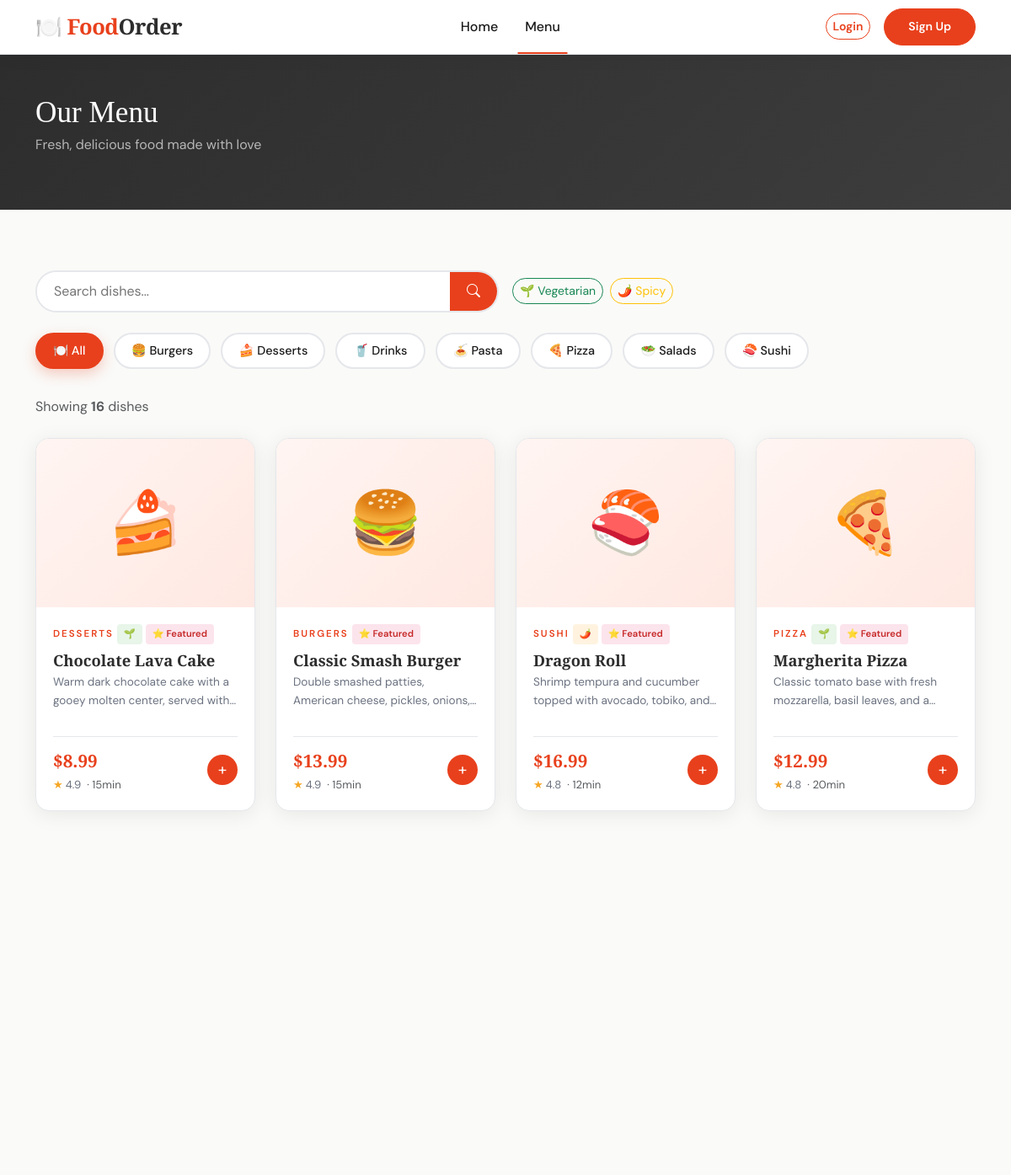
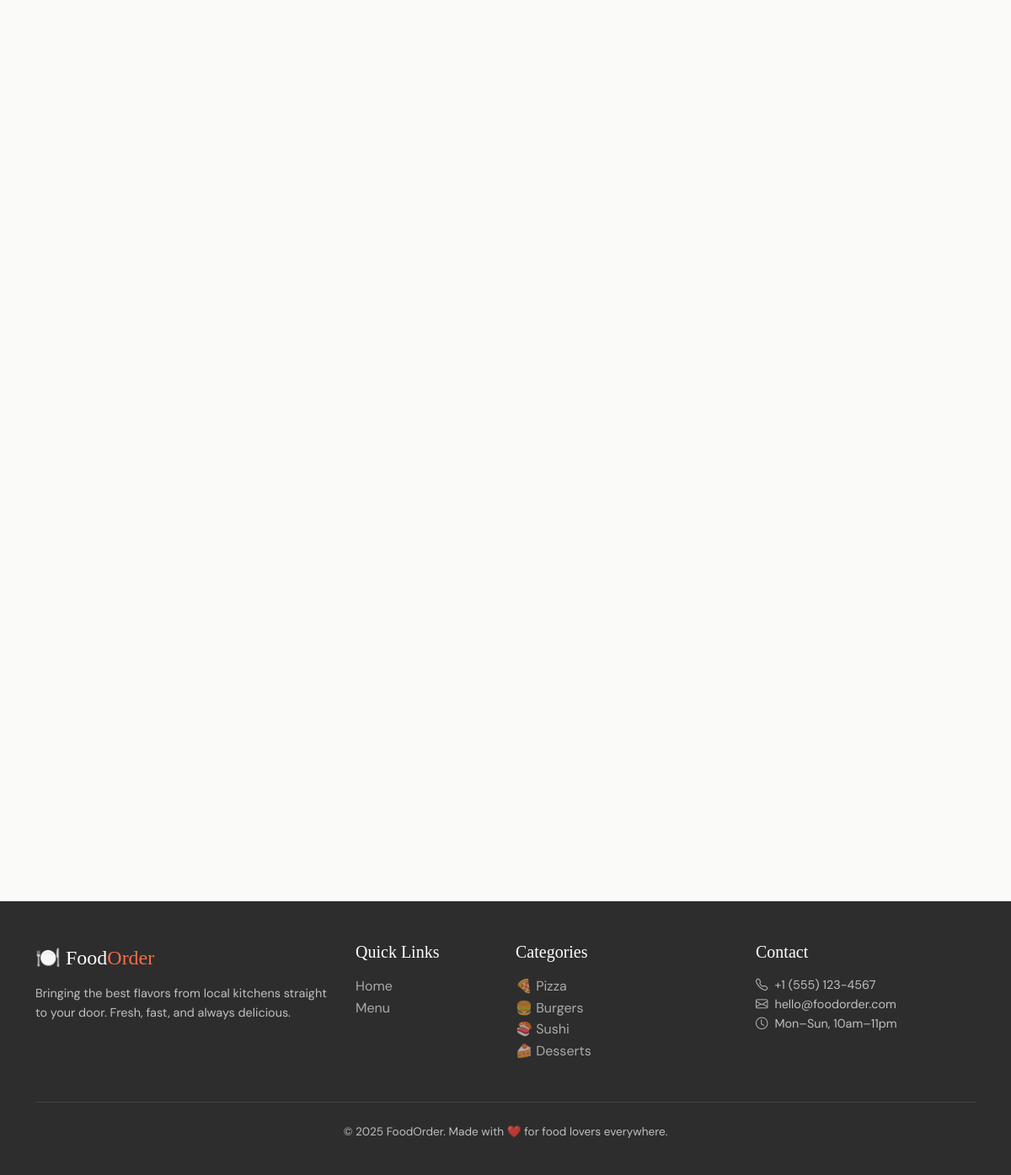
The app's page /menu/ with its own data (2 pictures, top to bottom).
### restaurant/models.py (models this page shows, shortened)
class Category(models.Model):
    name = models.CharField(max_length=100)
    slug = models.SlugField(unique=True)
    icon = models.CharField(max_length=50, default='🍽️')
    description = models.TextField(blank=True)
    created_at = models.DateTimeField(auto_now_add=True)
    class Meta:
        verbose_name_plural = 'Categories'
        ordering = ['name']

class MenuItem(models.Model):
    category = models.ForeignKey(Category, on_delete=models.CASCADE, related_name='items')
    name = models.CharField(max_length=200)
    description = models.TextField()
    price = models.DecimalField(max_digits=8, decimal_places=2)
    image = models.ImageField(upload_to='menu_items/', blank=True, null=True)
    is_available = models.BooleanField(default=True)
    is_featured = models.BooleanField(default=False)
    is_vegetarian = models.BooleanField(default=False)
    is_spicy = models.BooleanField(default=False)
    preparation_time = models.IntegerField(default=15, help_text='Time in minutes')
    rating = models.DecimalField(max_digits=3, decimal_places=1, default=4.0)
    total_orders = models.IntegerField(default=0)
    created_at = models.DateTimeField(auto_now_add=True)
    updated_at = models.DateTimeField(auto_now=True)
    class Meta:
        ordering = ['-is_featured', 'name']

### restaurant/views.py (the view)
# urls.py: path('menu/', views.menu, name='menu'),
def menu(request):
    categories = Category.objects.all()
    category_slug = request.GET.get('category')
    search_query = request.GET.get('q', '')
    filter_veg = request.GET.get('veg')
    filter_spicy = request.GET.get('spicy')
    items = MenuItem.objects.filter(is_available=True)
    if category_slug:
        items = items.filter(category__slug=category_slug)
    if search_query:
        items = items.filter(Q(name__icontains=search_query) | Q(description__icontains=search_query))
    if filter_veg:
        items = items.filter(is_vegetarian=True)
    if filter_spicy:
        items = items.filter(is_spicy=True)
    selected_category = None
    if category_slug:
        selected_category = Category.objects.filter(slug=category_slug).first()
    context = {
        'categories': categories,
        'items': items,
        'selected_category': selected_category,
        'search_query': search_query,
    }
    return render(request, 'restaurant/menu.html', context)

### restaurant/context_processors.py (called while the page is built)
def cart_count(request):
    if request.user.is_authenticated:
        try:
            cart = Cart.objects.get(user=request.user)
            return {'cart_count': cart.total_items}
        except Cart.DoesNotExist:
            pass
    return {'cart_count': 0}

### templates/restaurant/menu.html (shortened to what this page needs)
{% extends 'base.html' %}
{% block content %}
<div class="page-header">
  <div class="container">
    <h1>Our Menu</h1>
    <p>Fresh, delicious food made with love</p>
  </div>
</div>
<section class="section" style="padding-top: 2rem;">
  <div class="container">
    <div class="row g-3 mb-4 align-items-center">
      <div class="col-md-6">
        <form method="GET" action="{% url 'menu' %}">
          <div class="search-bar">
            <input type="text" name="q" value="{{ search_query }}" placeholder="Search dishes...">
            <button type="submit"><i class="bi bi-search"></i></button>
          </div>
        </form>
      </div>
      <div class="col-md-6">
        <div class="d-flex gap-2 flex-wrap">
          <a href="{% url 'menu' %}{% if selected_category %}?category={{ selected_category.slug }}&{% else %}?{% endif %}veg=1"
             class="btn btn-sm {% if request.GET.veg %}btn-success{% else %}btn-outline-success{% endif %} rounded-pill">
            🌱 Vegetarian
          </a>
          <a href="{% url 'menu' %}{% if selected_category %}?category={{ selected_category.slug }}&{% else %}?{% endif %}spicy=1"
             class="btn btn-sm {% if request.GET.spicy %}btn-warning{% else %}btn-outline-warning{% endif %} rounded-pill">
            🌶️ Spicy
          </a>
        </div>
      </div>
    </div>
    <div class="category-pills">
      <a href="{% url 'menu' %}" class="category-pill {% if not selected_category %}active{% endif %}">🍽️ All</a>
      {% for cat in categories %}
      <a href="{% url 'menu' %}?category={{ cat.slug }}" class="category-pill {% if selected_category.slug == cat.slug %}active{% endif %}">
        {{ cat.icon }} {{ cat.name }}
      </a>
      {% endfor %}
    </div>
    <p class="text-muted mb-4">
      {% if search_query %}
        <strong>{{ items.count }}</strong> result{{ items.count|pluralize }} for "<strong>{{ search_query }}</strong>"
      {% else %}
        Showing <strong>{{ items.count }}</strong> dish{{ items.count|pluralize:"es" }}
      {% endif %}
    </p>
    {% if items %}
    <div class="row g-4">
      {% for item in items %}
      <div class="col-sm-6 col-lg-4 col-xl-3">
        <div class="food-card">
          <a href="{% url 'item_detail' item.pk %}">
            {% if item.image %}
            <div style="overflow: hidden;">
              <img src="{{ item.image.url }}" alt="{{ item.name }}" class="food-card-img">
            </div>
            {% else %}
            <div class="food-card-img-placeholder">{{ item.category.icon }}</div>
            {% endif %}
          </a>
          <div class="food-card-body">
            <div class="d-flex align-items-center gap-1 mb-1 flex-wrap">
              <span class="food-card-category">{{ item.category.name }}</span>
              {% if item.is_vegetarian %}<span class="food-badge food-badge-veg">🌱</span>{% endif %}
              {% if item.is_spicy %}<span class="food-badge food-badge-spicy">🌶️</span>{% endif %}
              {% if item.is_featured %}<span class="food-badge food-badge-popular">⭐ Featured</span>{% endif %}
            </div>
            <a href="{% url 'item_detail' item.pk %}" style="text-decoration: none; color: inherit;">
              <h5 class="food-card-title">{{ item.name }}</h5>
            </a>
            <p class="food-card-desc">{{ item.description }}</p>
            <div class="food-card-footer">
              <div>
                <div class="food-card-price">${{ item.price }}</div>
                <div class="food-rating">
                  <span class="star">★</span> {{ item.rating }}
                  <span class="text-muted ms-1">· {{ item.preparation_time }}min</span>
                </div>
              </div>
              {% if user.is_authenticated %}
              <button class="add-btn" data-add-to-cart="{{ item.id }}" title="Add to cart">+</button>
              {% else %}
              <a href="{% url 'login' %}?next={% url 'menu' %}" class="add-btn d-flex align-items-center justify-content-center text-white" title="Login to order">+</a>
              {% endif %}
            </div>
          </div>
        </div>
      </div>
      {% endfor %}
    </div>
    {% endif %}
  </div>
</section>
{% endblock %}

### static/css/main.css (style rules this page uses)
:root { --primary: #E8401C; --primary-dark: #c0320f; --primary-light: #ff6b47; --secondary: #2D2D2D; --accent: #F5A623; --success: #27AE60; --danger: #E74C3C; --bg: #FAFAF8; --bg-card: #FFFFFF; --text: #1A1A1A; --text-muted: #6B7280; --border: #E5E7EB; --shadow: 0 4px 24px rgba(0,0,0,0.08); --shadow-hover: 0 12px 40px rgba(232,64,28,0.2); --radius: 16px; --radius-sm: 8px; --font-display: 'Playfair Display', Georgia, serif; --font-body: 'DM Sans', system-ui, sans-serif; }
*, *::before, *::after { box-sizing: border-box; margin: 0; padding: 0; }
html { scroll-behavior: smooth; }
body { font-family: var(--font-body); background: var(--bg); color: var(--text); line-height: 1.6; overflow-x: hidden; }
h1, h2, h3, .display { font-family: var(--font-display); }
a { color: var(--primary); text-decoration: none; transition: color 0.2s; }
.category-pills { display: flex; gap: 0.75rem; flex-wrap: wrap; margin-bottom: 2rem; }
.category-pill { display: inline-flex; align-items: center; gap: 0.4rem; padding: 0.5rem 1.2rem; border-radius: 50px; border: 2px solid var(--border); background: white; color: var(--text); font-weight: 500; font-size: 0.9rem; transition: all 0.25s; cursor: pointer; }
.category-pill:hover, .category-pill.active { border-color: var(--primary); background: var(--primary); color: white; transform: translateY(-2px); box-shadow: 0 6px 16px rgba(232,64,28,0.25); text-decoration: none; }
.food-card { background: var(--bg-card); border-radius: var(--radius); overflow: hidden; box-shadow: var(--shadow); transition: all 0.35s cubic-bezier(0.4, 0, 0.2, 1); border: 1px solid var(--border); height: 100%; display: flex; flex-direction: column; }
.food-card-img-placeholder { width: 100%; height: 200px; display: flex; align-items: center; justify-content: center; font-size: 4.5rem; background: linear-gradient(135deg, #fff5f2, #ffe8e2); }
.food-card-body { padding: 1.25rem; flex: 1; display: flex; flex-direction: column; }
.food-card-category { font-size: 0.72rem; text-transform: uppercase; letter-spacing: 2px; color: var(--primary); font-weight: 600; }
.food-card-title { font-family: var(--font-display); font-size: 1.15rem; font-weight: 600; color: var(--secondary); margin: 0.25rem 0; }
.food-card-desc { font-size: 0.85rem; color: var(--text-muted); flex: 1; display: -webkit-box; -webkit-line-clamp: 2; -webkit-box-orient: vertical; overflow: hidden; }
.food-card-footer { display: flex; align-items: center; justify-content: space-between; margin-top: 1rem; padding-top: 0.75rem; border-top: 1px solid var(--border); }
.food-card-price { font-size: 1.3rem; font-weight: 700; color: var(--primary); font-family: var(--font-display); }
.food-badge { display: inline-flex; align-items: center; gap: 3px; font-size: 0.7rem; font-weight: 600; padding: 3px 8px; border-radius: 4px; }
.food-badge-veg { background: #e8f5e9; color: #2e7d32; }
.food-badge-spicy { background: #fff3e0; color: #e65100; }
.food-badge-popular { background: #fce4ec; color: #c62828; }
.food-rating { font-size: 0.82rem; color: var(--text-muted); display: flex; align-items: center; gap: 3px; }
.food-rating .star { color: var(--accent); }
.add-btn { width: 36px; height: 36px; border-radius: 50%; border: none; background: var(--primary); color: white; font-size: 1.2rem; display: flex; align-items: center; justify-content: center; cursor: pointer; transition: all 0.3s; flex-shrink: 0; }
.section { padding: 5rem 0; }
.search-bar { display: flex; background: white; border: 2px solid var(--border); border-radius: 50px; overflow: hidden; transition: border-color 0.2s; }
.search-bar input { flex: 1; border: none; outline: none; padding: 0.65rem 1.25rem; font-family: var(--font-body); }
.search-bar button { border: none; background: var(--primary); color: white; padding: 0.65rem 1.25rem; cursor: pointer; transition: background 0.2s; }
.page-header { background: linear-gradient(135deg, var(--secondary) 0%, #3d3d3d 100%); padding: 3rem 0; color: white; margin-bottom: 2.5rem; }
.page-header h1 { font-family: var(--font-display); font-size: 2.2rem; margin-bottom: 0.25rem; }
.page-header p { color: rgba(255,255,255,0.65); }

### records on screen
Category: icon "🍔", name "Burgers"
Category: icon "🍰", name "Desserts"
Category: icon "🥤", name "Drinks"
Category: icon "🍝", name "Pasta"
Category: icon "🍕", name "Pizza"
Category: icon "🥗", name "Salads"
Category: icon "🍣", name "Sushi"
MenuItem: category.icon "🍰", category.name "DESSERTS", is_featured "⭐ Featured", name "Chocolate Lava Cake", description "Warm dark chocolate cake with a gooey molten center, served…", price "8.99", rating "4.9", preparation_time "15"
MenuItem: category.icon "🍔", category.name "BURGERS", is_featured "⭐ Featured", name "Classic Smash Burger", description "Double smashed patties, American cheese, pickles,…", price "13.99", rating "4.9", preparation_time "15"
MenuItem: category.icon "🍣", category.name "SUSHI", is_featured "⭐ Featured", name "Dragon Roll", description "Shrimp tempura and cucumber topped with avocado, tobiko,…", price "16.99", rating "4.8", preparation_time "12"
MenuItem: category.icon "🍕", category.name "PIZZA", is_featured "⭐ Featured", name "Margherita Pizza", description "Classic tomato base with fresh mozzarella, basil leaves, and…", price "12.99", rating "4.8", preparation_time "20"

### other values on screen
{{ items.count }} "16"
